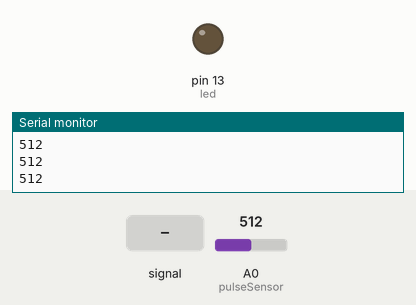
Simulated run of this sketch. Board: Arduino Uno, built with avr-gcc and run on an emulated ATmega328P. On the bench: output pins drawn as LEDs (lit = HIGH), the last lines printed to the serial monitor. Dashed ring = blinking. Inputs (shaded band) come from the test bench; at power-on: A0 (pulseSensor) = 512.

Above: at 1.2 s.
1.3 s: A0 (pulseSensor) fed a 200 Hz sine of ±81 counts around its level
At 1.91 s:
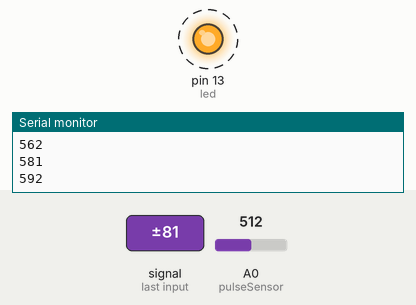
4.3 s: A0 (pulseSensor) set to 716
5.8 s: A0 (pulseSensor) set to 564
7.3 s: A0 (pulseSensor) set to 544
At 8.2 s:
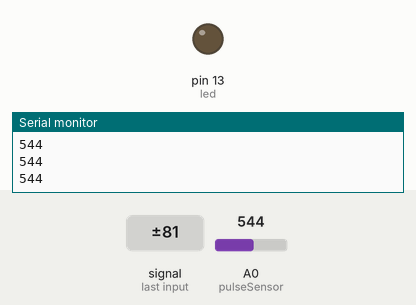
8.8 s: A0 (pulseSensor) set to 560
At 10.2 s:
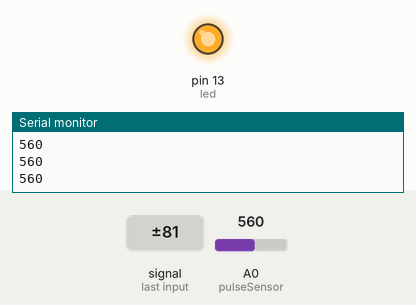
Timing chart, 0 to 11.3 s (numbered marks = the images above; inputs shaded):
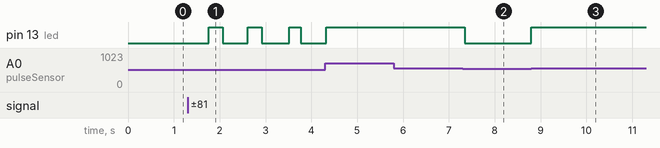

Measured:
- after the input at 1.3 s, pin 13 (led): alternates HIGH for 0.30 s and LOW for 0.58 s, starting after 0.46 s
- after the input at 7.3 s, pin 13 (led): HIGH → LOW at once
- after the input at 8.8 s, pin 13 (led): LOW → HIGH at once

The sketch:

heartbeat_monitoring_system.ino
```cpp
int pulseSensor = A0;

int led = 13;

void setup() {

  pinMode(led, OUTPUT);

  Serial.begin(9600);

}

void loop() {

  int pulseValue = analogRead(pulseSensor);

  Serial.println(pulseValue);

  if (pulseValue > 550) {

    digitalWrite(led, HIGH);

  } else {

    digitalWrite(led, LOW);

  }

  delay(50);

}
```
